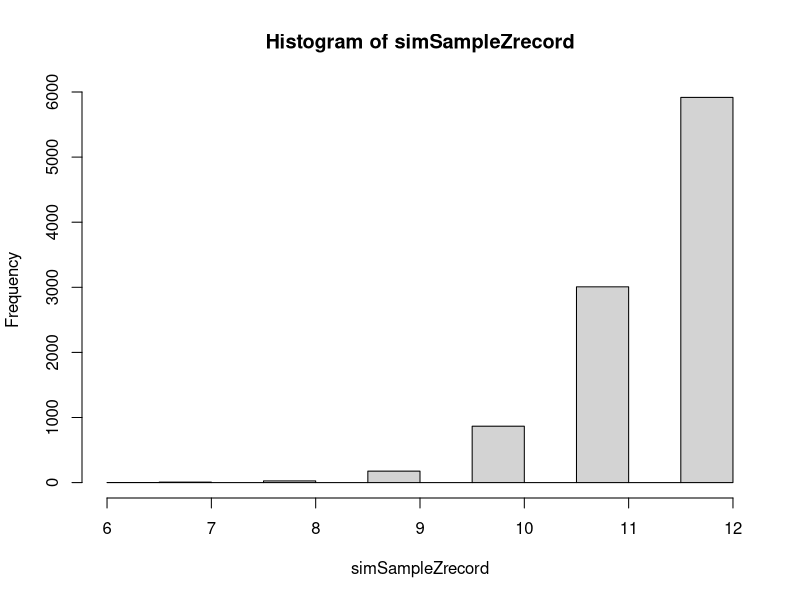

The R script that drew this image:
# Specify known values of prior and actual data.
priorA = 100
priorB = 1
actualDataZ  = 8
actualDataN  = 12
# Compute posterior parameter values.
postA = priorA + actualDataZ
postB = priorB + actualDataN - actualDataZ
# Number of flips in a simulated sample should match the actual sample size:
simSampleSize = actualDataN
# Designate an arbitrarily large number of simulated samples.
nSimSamples = 10000
# Set aside a vector in which to store the simulation results.
simSampleZrecord = vector( length=nSimSamples )
# Now generate samples from the posterior.
for ( sampleIdx in 1:nSimSamples ) {
	# Generate a theta value for the new sample from the posterior.
	sampleTheta = rbeta( 1 , postA , postB )
	# Generate a sample, using sampleTheta.
	sampleData = sample( x=c(0,1) , prob=c( 1-sampleTheta , sampleTheta ) ,
                          size=simSampleSize , replace=TRUE )
	# Store the number of heads in sampleData.
	simSampleZrecord[ sampleIdx ] = sum( sampleData )
}
# Make a histogram of the number of heads in the samples.
hist( simSampleZrecord )
                   # Kruschke, J. K. (2011). Doing Bayesian data analysis: A
                   # Tutorial with R and BUGS. Academic Press / Elsevier.